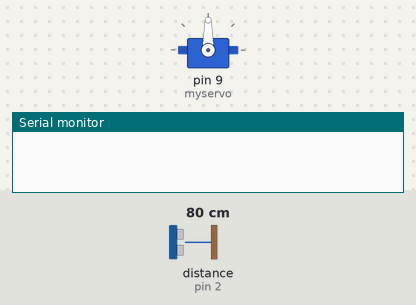
Recording of a sketch running on a simulated Arduino Uno, built with avr-gcc and run on an emulated ATmega328P. Parts: servo, the last lines printed to the serial monitor. Wiring (inferred from the names in the program): ultrasonic range finder: trigger pin 3; echo pin 2. Inputs (shaded band) come from the test bench; at power-on: distance to the obstacle (sensor on pin 2) 80 cm. The echo pulse lasts 58.3 µs per cm.

Above: at 1.2 s.
1.3 s: distance to the obstacle (sensor on pin 2) set to 13 cm
3.0 s: distance to the obstacle (sensor on pin 2) set to 10 cm
At 5.9 s:
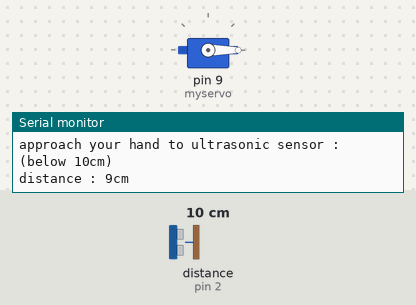
6.0 s: distance to the obstacle (sensor on pin 2) set to 18 cm
At 6.7 s:
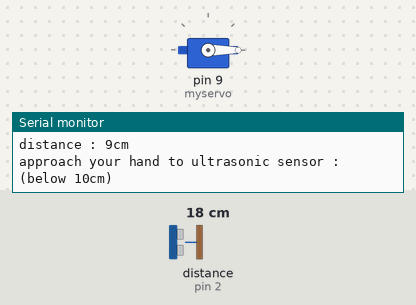
7.5 s: distance to the obstacle (sensor on pin 2) set to 2 cm
At 8.4 s:
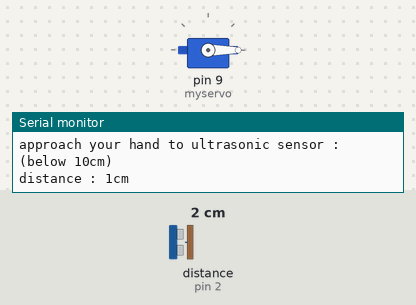
Timing chart, 0 to 11.5 s (numbered marks = the images above; inputs shaded):
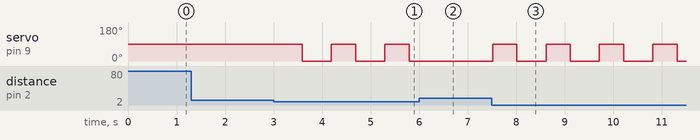

The sketch:

covid19_auto_soap.ino
```cpp
// (licence header left out)
/*****************************************************************************
     Header Files included
 *****************************************************************************/

#include <Servo.h>

/******************************************************************************
   PROJECT : automatic soap pomp implementation
 ******************************************************************************
 *                                                                            *
    Written by  : EL KANTRI Youssef                       Date : 12/04/2020
 *                                                                            *
    Email : ysfelkantri1998@gmail.com
 ******************************************************************************
   MODIFICATION LOG:
 ******************************************************************************
   Modified by :                                           Date :
   Comments :
 ******************************************************************************/


///////////////////////parameters///////////////////////
const int echoPin = 2; // Echo Pin of Ultrasonic Sensor
const int pingPin = 3; // Trigger Pin of Ultrasonic Sensor
long distance_in_cm = 100, val=0;
Servo myservo;

////////////////////////setup//////////////////////////
void setup(){
  Serial.begin(9600); // Starting Serial Communication
  myservo.attach(9);  // attaches the servo on pin 9 to the servo object
  pinMode(pingPin, OUTPUT); // initialising pin 3 as output
  pinMode(echoPin, INPUT); // initialising pin 2 as input
}

void loop() {
long duration;
  digitalWrite(pingPin, LOW);
  delayMicroseconds(2);
  digitalWrite(pingPin, HIGH);
  delayMicroseconds(10);
  digitalWrite(pingPin, LOW);
  duration = pulseIn(echoPin, HIGH); // using pulsein function to determine total time
  distance_in_cm = microsecondsToCentimeters(duration); // calling method
  if (distance_in_cm <= 10 ) { //if the user puts his hand below the 10 cm the servo will turn and the soap will be dropped out
    Serial.print("distance : ");
    Serial.print(distance_in_cm);
    Serial.println("cm");
    onServo();
  }
  delay(100);
}

long microsecondsToCentimeters(long microseconds) { // method to covert microsec to centimeters
  return microseconds / 29 / 2;
}

void onServo(){
  val = map(val, 0, 180, -90, 90);   // scale it to use it with the servo (value between 0 and 180)
  val=90;
  myservo.write(val);                  // sets the servo position according to the scaled value
  delay(500);
  val=0;
  myservo.write(val);
  delay(500);
  Serial.println("approach your hand to ultrasonic sensor : (below 10cm) ");
}
```

Measured:
- the behaviour switches between 12 and 11 cm on distance to the obstacle (sensor on pin 2) (found by bisection; images 0 and 1)
- after the input at 1.3 s, every drawn part: stays the same
- after the input at 3.0 s, servo on pin 9 (myservo): alternates 90° for 0.50 s and 0° for 0.60 s, starting after 0.59 s
- after the input at 6.0 s, servo on pin 9 (myservo): stays 0° (without the input it goes to 90° after 0.40 s)
- after the input at 7.5 s, servo on pin 9 (myservo): alternates 90° for 0.50 s and 0° for 0.60 s, starting at once
